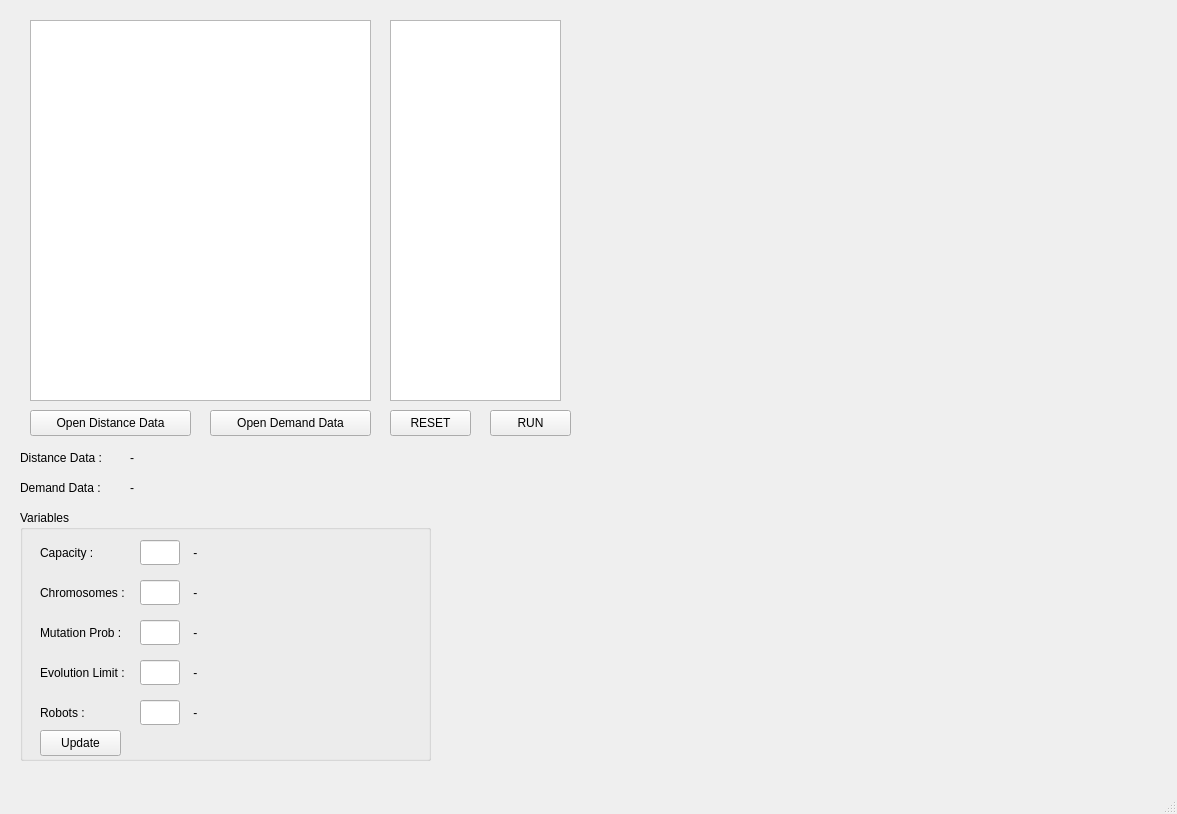
<?xml version="1.0" encoding="UTF-8"?>
<ui version="4.0">
 <class>MainWindow</class>
 <widget class="QMainWindow" name="MainWindow">
  <property name="geometry">
   <rect>
    <x>0</x>
    <y>0</y>
    <width>1177</width>
    <height>814</height>
   </rect>
  </property>
  <property name="windowTitle">
   <string>MainWindow</string>
  </property>
  <widget class="QWidget" name="centralwidget">
   <widget class="QTableWidget" name="distanceTable">
    <property name="geometry">
     <rect>
      <x>30</x>
      <y>20</y>
      <width>341</width>
      <height>381</height>
     </rect>
    </property>
   </widget>
   <widget class="QPushButton" name="btn_openDistance">
    <property name="geometry">
     <rect>
      <x>30</x>
      <y>410</y>
      <width>161</width>
      <height>26</height>
     </rect>
    </property>
    <property name="text">
     <string>Open Distance Data</string>
    </property>
   </widget>
   <widget class="QPushButton" name="btn_reset">
    <property name="geometry">
     <rect>
      <x>390</x>
      <y>410</y>
      <width>81</width>
      <height>26</height>
     </rect>
    </property>
    <property name="text">
     <string>RESET</string>
    </property>
   </widget>
   <widget class="QLabel" name="lbl_distanceData">
    <property name="geometry">
     <rect>
      <x>20</x>
      <y>450</y>
      <width>100</width>
      <height>16</height>
     </rect>
    </property>
    <property name="text">
     <string>Distance Data :</string>
    </property>
   </widget>
   <widget class="QLabel" name="txt_distanceData">
    <property name="geometry">
     <rect>
      <x>130</x>
      <y>450</y>
      <width>391</width>
      <height>16</height>
     </rect>
    </property>
    <property name="text">
     <string>-</string>
    </property>
   </widget>
   <widget class="QLabel" name="txt_demandData">
    <property name="geometry">
     <rect>
      <x>130</x>
      <y>480</y>
      <width>391</width>
      <height>16</height>
     </rect>
    </property>
    <property name="text">
     <string>-</string>
    </property>
   </widget>
   <widget class="QLabel" name="lbl_demandData">
    <property name="geometry">
     <rect>
      <x>20</x>
      <y>480</y>
      <width>100</width>
      <height>16</height>
     </rect>
    </property>
    <property name="text">
     <string>Demand Data :</string>
    </property>
   </widget>
   <widget class="QPushButton" name="btn_openDemand">
    <property name="geometry">
     <rect>
      <x>210</x>
      <y>410</y>
      <width>161</width>
      <height>26</height>
     </rect>
    </property>
    <property name="text">
     <string>Open Demand Data</string>
    </property>
   </widget>
   <widget class="QTableWidget" name="demandTable">
    <property name="geometry">
     <rect>
      <x>390</x>
      <y>20</y>
      <width>171</width>
      <height>381</height>
     </rect>
    </property>
   </widget>
   <widget class="QPushButton" name="btn_run">
    <property name="geometry">
     <rect>
      <x>490</x>
      <y>410</y>
      <width>81</width>
      <height>26</height>
     </rect>
    </property>
    <property name="text">
     <string>RUN</string>
    </property>
   </widget>
   <widget class="QGroupBox" name="groupBox">
    <property name="geometry">
     <rect>
      <x>20</x>
      <y>510</y>
      <width>411</width>
      <height>251</height>
     </rect>
    </property>
    <property name="title">
     <string>Variables</string>
    </property>
    <widget class="QPushButton" name="btn_update">
     <property name="geometry">
      <rect>
       <x>20</x>
       <y>220</y>
       <width>81</width>
       <height>26</height>
      </rect>
     </property>
     <property name="text">
      <string>Update</string>
     </property>
    </widget>
    <widget class="QLabel" name="lbl_capa">
     <property name="geometry">
      <rect>
       <x>20</x>
       <y>30</y>
       <width>100</width>
       <height>25</height>
      </rect>
     </property>
     <property name="text">
      <string>Capacity :</string>
     </property>
    </widget>
    <widget class="QLineEdit" name="input_el">
     <property name="geometry">
      <rect>
       <x>120</x>
       <y>150</y>
       <width>40</width>
       <height>25</height>
      </rect>
     </property>
     <property name="alignment">
      <set>Qt::AlignCenter</set>
     </property>
    </widget>
    <widget class="QLabel" name="lbl_resRobots">
     <property name="geometry">
      <rect>
       <x>170</x>
       <y>190</y>
       <width>100</width>
       <height>25</height>
      </rect>
     </property>
     <property name="text">
      <string> -</string>
     </property>
    </widget>
    <widget class="QLineEdit" name="input_chromo">
     <property name="geometry">
      <rect>
       <x>120</x>
       <y>70</y>
       <width>40</width>
       <height>25</height>
      </rect>
     </property>
     <property name="alignment">
      <set>Qt::AlignCenter</set>
     </property>
    </widget>
    <widget class="QLabel" name="lbl_mp">
     <property name="geometry">
      <rect>
       <x>20</x>
       <y>110</y>
       <width>100</width>
       <height>25</height>
      </rect>
     </property>
     <property name="text">
      <string>Mutation Prob :</string>
     </property>
    </widget>
    <widget class="QLabel" name="lbl_robots">
     <property name="geometry">
      <rect>
       <x>20</x>
       <y>190</y>
       <width>100</width>
       <height>25</height>
      </rect>
     </property>
     <property name="text">
      <string>Robots :</string>
     </property>
    </widget>
    <widget class="QLabel" name="lbl_resCapa">
     <property name="geometry">
      <rect>
       <x>170</x>
       <y>30</y>
       <width>100</width>
       <height>25</height>
      </rect>
     </property>
     <property name="text">
      <string> -</string>
     </property>
    </widget>
    <widget class="QLabel" name="lbl_chromo">
     <property name="geometry">
      <rect>
       <x>20</x>
       <y>70</y>
       <width>100</width>
       <height>25</height>
      </rect>
     </property>
     <property name="text">
      <string>Chromosomes :</string>
     </property>
    </widget>
    <widget class="QLineEdit" name="input_mp">
     <property name="geometry">
      <rect>
       <x>120</x>
       <y>110</y>
       <width>40</width>
       <height>25</height>
      </rect>
     </property>
     <property name="alignment">
      <set>Qt::AlignCenter</set>
     </property>
    </widget>
    <widget class="QLabel" name="lbl_resEl">
     <property name="geometry">
      <rect>
       <x>170</x>
       <y>150</y>
       <width>100</width>
       <height>25</height>
      </rect>
     </property>
     <property name="text">
      <string> -</string>
     </property>
    </widget>
    <widget class="QLabel" name="lbl_el">
     <property name="geometry">
      <rect>
       <x>20</x>
       <y>150</y>
       <width>100</width>
       <height>25</height>
      </rect>
     </property>
     <property name="text">
      <string>Evolution Limit :</string>
     </property>
    </widget>
    <widget class="QLabel" name="lbl_resMp">
     <property name="geometry">
      <rect>
       <x>170</x>
       <y>110</y>
       <width>100</width>
       <height>25</height>
      </rect>
     </property>
     <property name="text">
      <string> -</string>
     </property>
    </widget>
    <widget class="QLineEdit" name="input_capa">
     <property name="geometry">
      <rect>
       <x>120</x>
       <y>30</y>
       <width>40</width>
       <height>25</height>
      </rect>
     </property>
     <property name="alignment">
      <set>Qt::AlignCenter</set>
     </property>
     <property name="clearButtonEnabled">
      <bool>false</bool>
     </property>
    </widget>
    <widget class="QLabel" name="lbl_resChromo">
     <property name="geometry">
      <rect>
       <x>170</x>
       <y>70</y>
       <width>100</width>
       <height>25</height>
      </rect>
     </property>
     <property name="text">
      <string> -</string>
     </property>
    </widget>
    <widget class="QLineEdit" name="input_robots">
     <property name="geometry">
      <rect>
       <x>120</x>
       <y>190</y>
       <width>40</width>
       <height>25</height>
      </rect>
     </property>
     <property name="alignment">
      <set>Qt::AlignCenter</set>
     </property>
    </widget>
   </widget>
   <widget class="QWidget" name="verticalLayoutWidget">
    <property name="geometry">
     <rect>
      <x>599</x>
      <y>29</y>
      <width>561</width>
      <height>391</height>
     </rect>
    </property>
    <layout class="QVBoxLayout" name="verticalLayout"/>
   </widget>
  </widget>
  <widget class="QMenuBar" name="menubar">
   <property name="geometry">
    <rect>
     <x>0</x>
     <y>0</y>
     <width>1177</width>
     <height>21</height>
    </rect>
   </property>
  </widget>
  <widget class="QStatusBar" name="statusbar"/>
 </widget>
 <resources/>
 <connections/>
</ui>
